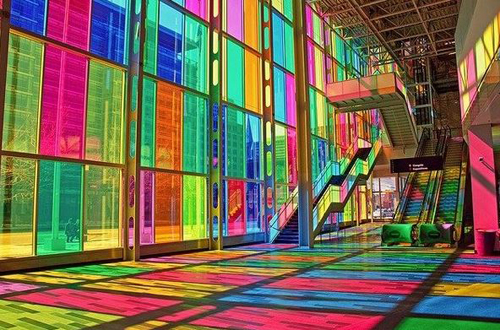
#> input picture Labs/Lab1/ex2.JPG, 500 x 330 px, given in place of ex2.png, which was not available
$ jupyter execute Lab2.ipynb   (text cells are left out)
#> lines starting #> are read from the running program, lines starting #| are printed output that depends on the picture; after the words box and inside, x2 and y2 are one past the last pixel; in counts of white or black regions, pixels touching at a corner belong together; pictures that were not available may be replaced by others from this repository, and a replacement may not be noted
[cell 1]
import cv2
import numpy as np
import matplotlib.pyplot as plt

[cell 2]
img_half = cv2.imread("./ex2.png", cv2.IMREAD_GRAYSCALE)
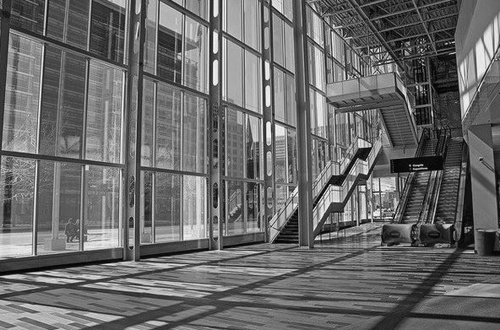
#> img_half: shape (330, 500); min 0, max 253, mean 106.2
img_chess = cv2.imread("./ex1.png", cv2.IMREAD_GRAYSCALE)
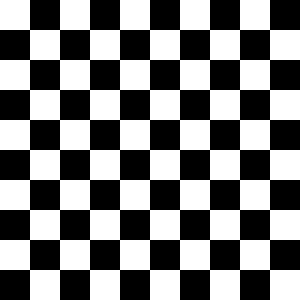
#> input picture Labs/Lab2/ex1.png, 100 x 100 px (shown 3 times larger)
#> img_chess: shape (100, 100); values 100 (black) and 200 (white), 50% white; 1 white region, box (x1, y1, x2, y2) and area: (0, 0, 100, 100) 5000

[cell 3]
#img_half
hist_half = cv2.calcHist([img_half], [0], None, [256], [0, 256])
#> hist_half = 256 values, max 1455 at index 113, min 0 at index 252, mean 644.5
#img_chess
hist_chess = cv2.calcHist([img_chess], [0], None, [256], [0, 256])
#> hist_chess = 256 values, max 5000 at index 100, min 0 at index 0, mean 39.06

[cell 4]
plt.figure(figsize=(20,10))
plt.subplot(121)
plt.imshow(img_half, cmap = 'gray');
plt.subplot(122)
plt.plot(hist_half); plt.xlim([0, 255]); plt.grid(); plt.show();
#> after `plt.plot(hist_half)`:
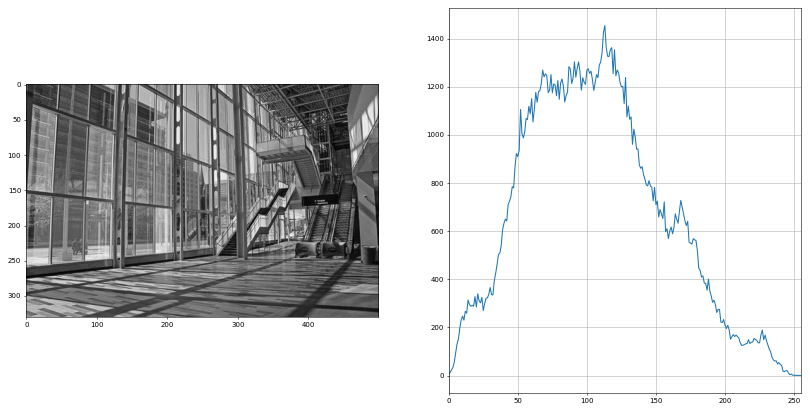
#> figure drawn by matplotlib, 2 panels; panel 2: curve peaks at x = 113, y = 1455

plt.figure(figsize=(20,10))
plt.subplot(121)
plt.imshow(img_chess, cmap = 'gray');
plt.subplot(122)
plt.plot(hist_chess); plt.xlim([0, 255]); plt.grid(); plt.show();
#> after `plt.plot(hist_chess)`:
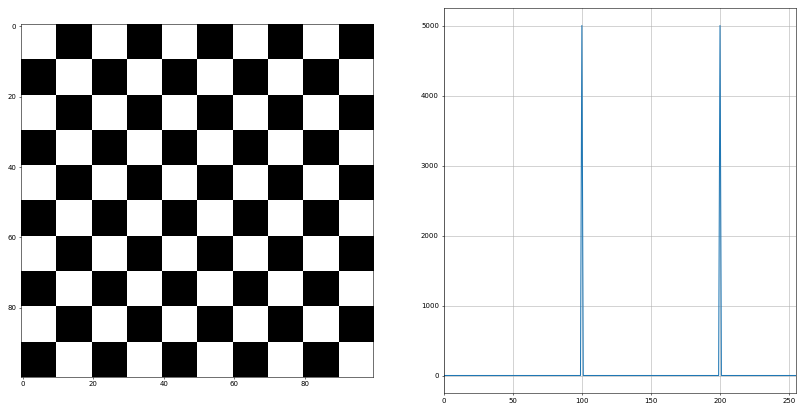
#> figure drawn by matplotlib, 2 panels; panel 2: curve peaks at x = 100, y = 5000


plt.show();
